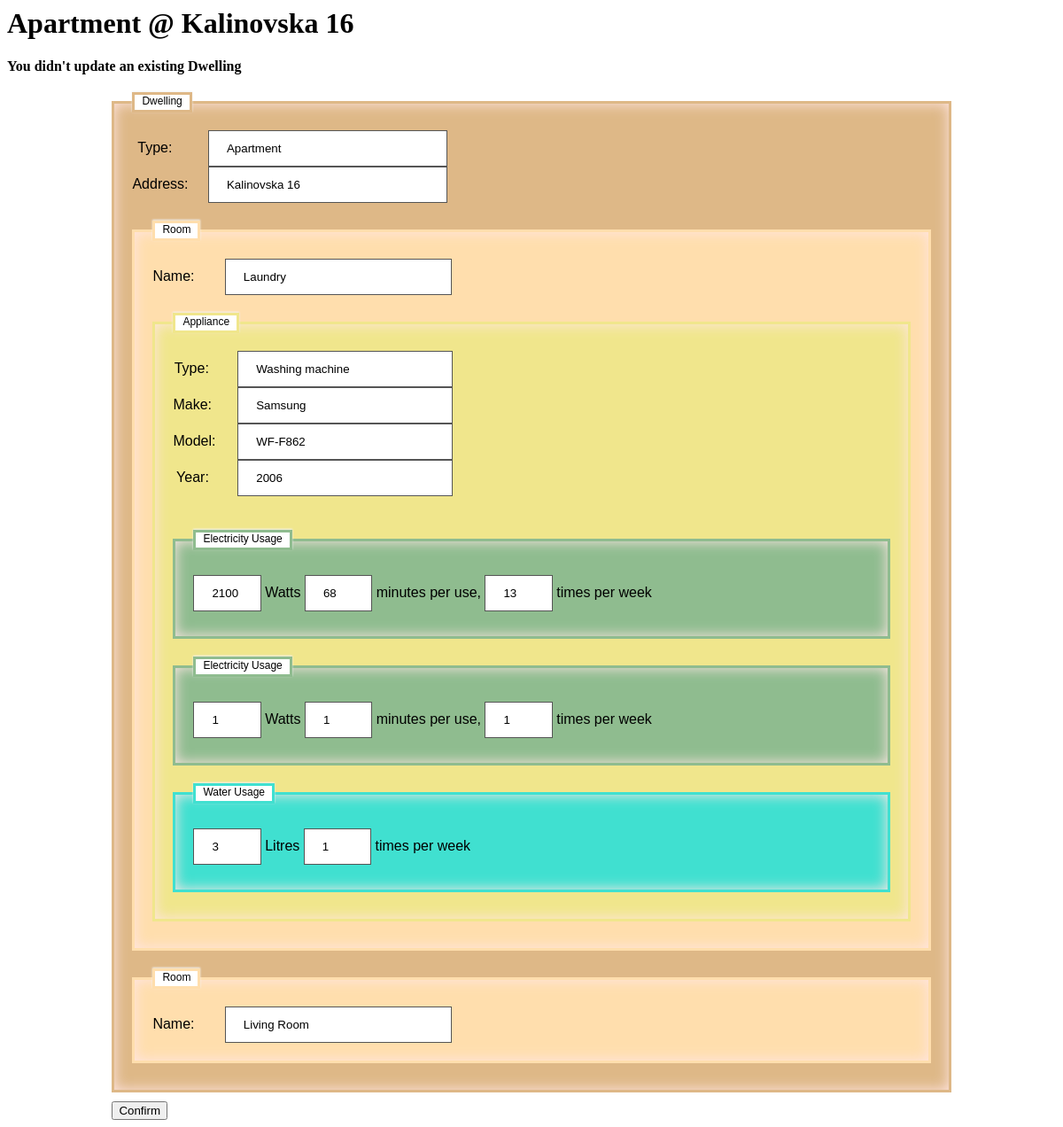
The app's page /expenses/1/update/ with its own data.
### expenses/models.py (models this page shows, shortened)
class Dwelling(models.Model):
    type = models.CharField(max_length=200)
    address = models.CharField(max_length=200)
    def __str__(self):
        return self.type + ' @ ' + self.address
    def save_dwelling(self, request):
        self.type = request.POST['type' + str(self.id)]
        self.address = request.POST['address' + str(self.id)]
        self.save()
        return True

class Room(models.Model):
    dwelling = models.ForeignKey(Dwelling, on_delete=models.CASCADE)
    name = models.CharField(max_length=200)

class Appliance(models.Model):
    room = models.ForeignKey(Room, on_delete=models.DO_NOTHING)
    type = models.CharField(max_length=200)
    make = models.CharField(max_length=200)
    model = models.CharField(max_length=200)
    year = models.IntegerField()
    uses_electricity = models.BooleanField(default=False)
    uses_water = models.BooleanField(default=False)
    uses_gas = models.BooleanField(default=False)

class ElectricityUsage(models.Model):
    appliance = models.ForeignKey(Appliance, on_delete=models.CASCADE)
    watts = models.IntegerField()
    time_minutes = models.IntegerField()
    occurrences_per_week = models.IntegerField()

class WaterUsage(models.Model):
    appliance = models.ForeignKey(Appliance, on_delete=models.CASCADE)
    litres = models.IntegerField()
    occurrences_per_week = models.IntegerField()

### expenses/views.py (the view)
# urls.py: url(r'^(?P<dwelling_id>[0-9]+)/update/$', views.dwelling_update, name='dwelling_update'),
def dwelling_update(request, dwelling_id):
    dwelling = Dwelling.objects.get(pk=dwelling_id)
    try:
        dwelling.save_dwelling(request)
        for room in dwelling.room_set.all():
            room.save_room(request)
            for appliance in room.appliance_set.all():
                appliance.save_appliance(request)
                if appliance.uses_electricity:
                    for electricity_usage in appliance.electricityusage_set.all():
                        electricity_usage.save_electricity_usage(request)
                if appliance.uses_water:
                    for water_usage in appliance.waterusage_set.all():
                        water_usage.save_water_usage(request)
    except(KeyError, Dwelling.DoesNotExist):
        return render(request, 'expenses/dwelling_update.html', {
            'dwelling': dwelling,
            'error_message': "You didn't update an existing Dwelling",
        })
    return HttpResponseRedirect(reverse('dwelling_detail', args=(dwelling.id,)))

### expenses/templates/expenses/dwelling_update.html (shortened to what this page needs)
{% load staticfiles %}
<html>
<head>
<link rel="stylesheet" href="{% static 'expenses/dwelling.css' %}">
</head>
<h1>{{ dwelling }}</h1>
{% if error_message %}
    <p><strong>{{ error_message }}</strong></p>
{% endif %}
<form action="{% url 'dwelling_update' dwelling.id %}" method="post">
<fieldset><legend>Dwelling</legend>
<label class="dwelling">Type:</label>
<input class="dwelling" type="text" name="type{{ dwelling.id }}" value="{{ dwelling.type }}" /><br/>
<label class="dwelling">Address:</label>
<input class="dwelling" type="text" name="address{{ dwelling.id }}" value="{{ dwelling.address }}" /><br/>
{% for room in dwelling.room_set.all %}
    <fieldset class="room"><legend class="room">Room</legend>
    <label class="dwelling">Name:</label>
    <input class="dwelling" type="text" name="room_name{{ room.id }}" value="{{ room.name }}" /><br/>
    {% for appliance in room.appliance_set.all %}
        <fieldset class="appliance"><legend class="appliance">Appliance</legend>
        <label class="dwelling">Type:</label><input type="text" class="dwelling" name="appliance_type{{ appliance.id }}" value="{{ appliance.type }}" /></br>
        <label class="dwelling">Make:</label><input type="text" class="dwelling" name="appliance_make{{ appliance.id }}" value="{{ appliance.make }}" /></br>
        <label class="dwelling">Model:</label><input type="text" class="dwelling" name="appliance_model{{ appliance.id }}" value="{{ appliance.model }}" /></br>
        <label class="dwelling">Year:</label><input type="text" class="dwelling" name="appliance_year{{ appliance.id }}" value="{{ appliance.year }}" /></br>
        {% for electricity_usage in appliance.electricityusage_set.all %}
            <fieldset class="electricity_usage"><legend class="electricity_usage">Electricity Usage</legend>
            <input type="text"  class="electricity_usage" name="electricity_usage_watts{{ electricity_usage.id }}" value="{{ electricity_usage.watts }}" />
            <label>Watts</label>
            <input type="text" class="electricity_usage" name="electricity_usage_time_minutes{{ electricity_usage.id }}" value="{{ electricity_usage.time_minutes }}" />
            <label>minutes per use, </label>
            <input type="text" class="electricity_usage" name="electricity_usage_occurrences_per_week{{ electricity_usage.id }}" value="{{ electricity_usage.occurrences_per_week }}" />
            <label>times per week</label></br>
            </fieldset>
        {% endfor %}
        {% for water_usage in appliance.waterusage_set.all %}
            <fieldset class="water_usage"><legend class="water_usage">Water Usage</legend>
            <input type="text"  class="water_usage" name="water_usage_litres{{ water_usage.id }}" value="{{ water_usage.litres }}" />
            <label>Litres</label>
            <input type="text" class="water_usage" name="water_usage_occurrences_per_week{{ water_usage.id }}" value="{{ water_usage.occurrences_per_week }}" />
            <label>times per week</label></br>
            </fieldset>
        {% endfor %}
        </fieldset>
    {% endfor %}
    </fieldset>
{% endfor %}
</fieldset>
<input type="submit" value="Confirm" />
</form>
</html>

### expenses/static/expenses/dwelling.css (style rules this page uses)
form { width: 80%; margin: 0 auto; }
label.dwelling, input.dwelling { display: inline-block; }
label.dwelling { width: 5%; text-align: right; }
label.dwelling + input.dwelling { width: 30%; margin: 0 10% 0 4%; }
input[type=text] { width: 100%; padding: 12px 20px; margin: 8px 0; box-sizing: border-box; border: 1px solid #555; outline: none; font-family: Verdana, sans-serif; }
input[type=text].electricity_usage { width: 10%; }
input[type=text].water_usage { width: 10%; }
fieldset { margin: 20px 0px 10px 0px; border: 3px solid BurlyWood; padding: 20px; background: BurlyWood; box-shadow: inset 0px 0px 15px #FFE5E5; -moz-box-shadow: inset 0px 0px 15px #FFE5E5; -webkit-box-shadow: inset 0px 0px 15px #FFE5E5; font-family: Verdana, sans-serif; }
fieldset.room { background: NavajoWhite; border: 3px solid NavajoWhite; }
fieldset.appliance { background: Khaki; border: 3px solid Khaki; }
fieldset.electricity_usage { background: DarkSeaGreen; border: 3px solid DarkSeaGreen; }
fieldset.water_usage { background: Turquoise; border: 3px solid Turquoise; }
fieldset legend { color: black; border: 3px solid BurlyWood; background: white; padding: 0px 8px 3px 8px; box-shadow: -0px -1px 2px #F1F1F1; -moz-box-shadow:-0px -1px 2px #F1F1F1; -webkit-box-shadow:-0px -1px 2px #F1F1F1; font-weight: normal; font-size: 12px; font-family: Verdana, sans-serif; }
fieldset legend.room { border: 3px solid NavajoWhite; }
fieldset legend.appliance { border: 3px solid Khaki; }
fieldset legend.electricity_usage { border: 3px solid DarkSeaGreen; }
fieldset legend.water_usage { border: 3px solid Turquoise; }

### records on screen
Dwelling: type+address "Apartment @ Kalinovska 16", type "Apartment", address "Kalinovska 16"
Room: name "Laundry"
Appliance: type "Washing machine", make "Samsung", model "WF-F862", year "2006"
ElectricityUsage: watts "2100", time_minutes "68", occurrences_per_week "13"
ElectricityUsage: watts "1", time_minutes "1", occurrences_per_week "1"
WaterUsage: litres "3", id "1"
Room: name "Living Room"

### other values on screen
{{ error_message }} "You didn't update an existing Dwelling"
